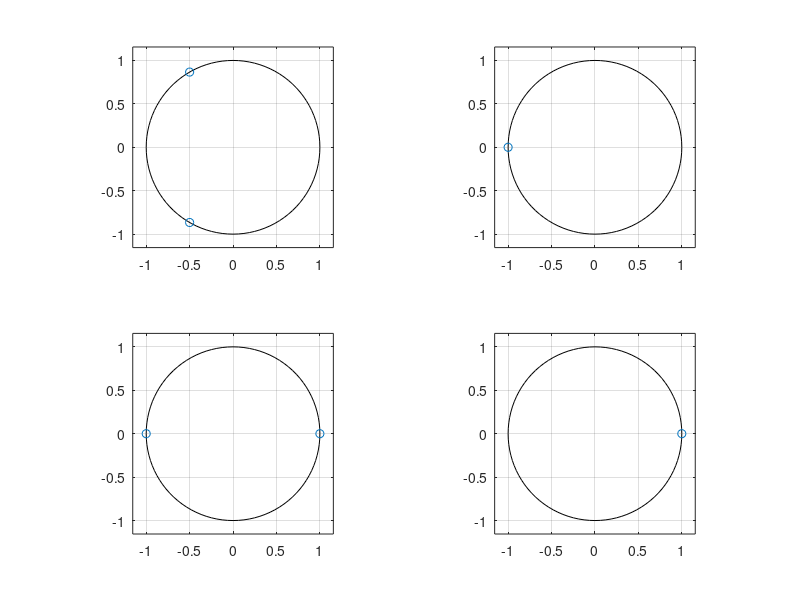

This figure's MATLAB source:
clc;
clear;
close all;

w=-pi:0.2:pi;
z=cos(w)+j.*sin(w);
M=10;
n=-10:10;

#m=even and symmetric
subplot(2,2,1)
zplane([0.5,0.5,0.5],[0,0,1]);

#m=odd and symmetric
subplot(2,2,2)
zplane([0,0.5,0.5],[0,0,1]);

#m=even and antisymmetric
subplot(2,2,3)
zplane([-0.5,0,0.5],[0,0,1]);

#m=odd and antisymmetric
subplot(2,2,4)
zplane([-0.5,0.5],[0,1]);

